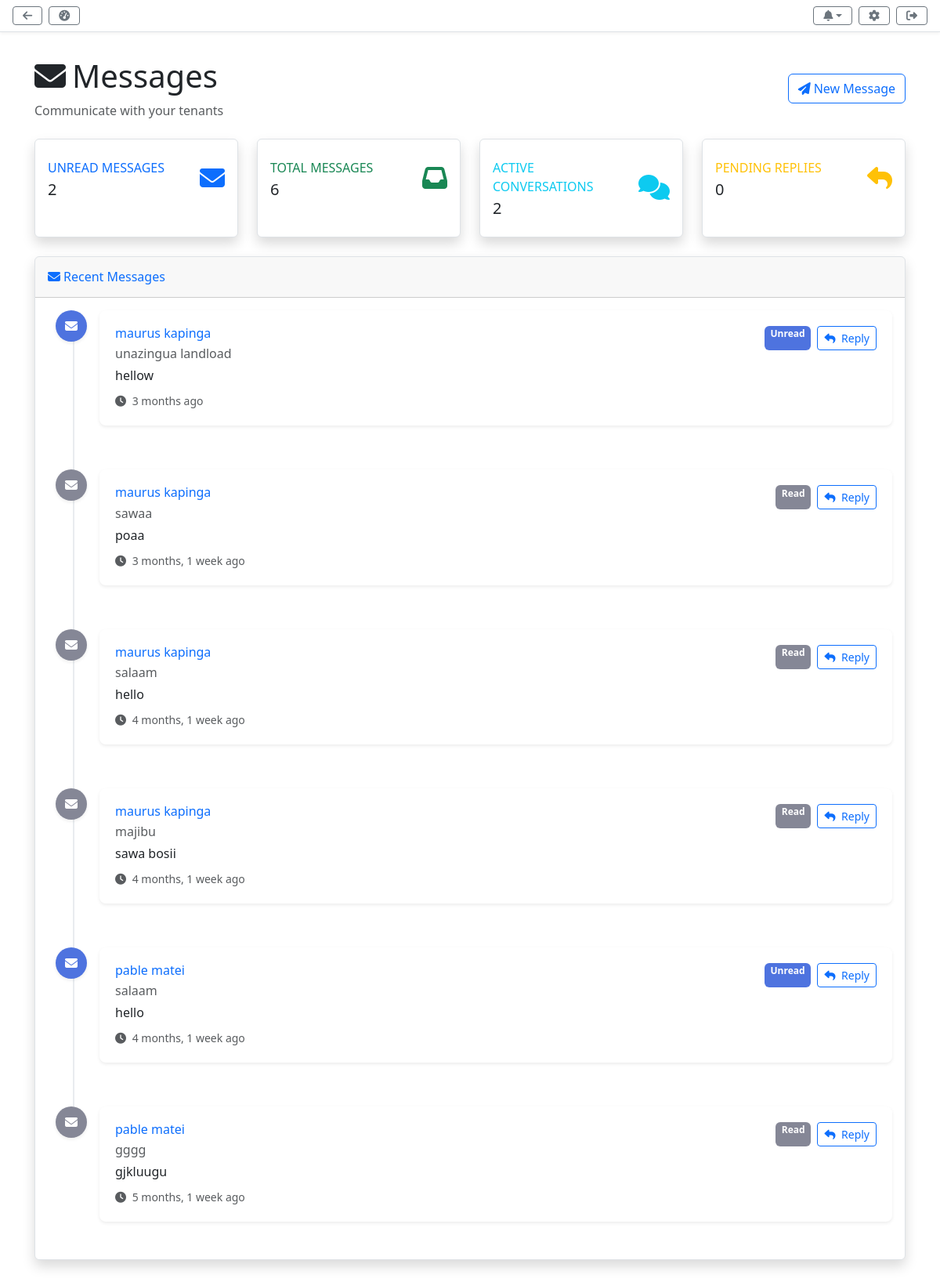
The page /landlord/messages/ (signed in) on the database its author committed.
### communication/models.py (models this page shows, shortened)
class Message(models.Model):
    sender = models.ForeignKey(
        settings.AUTH_USER_MODEL,
        on_delete=models.CASCADE,
        related_name='sent_messages'
    )
    recipient = models.ForeignKey(
        settings.AUTH_USER_MODEL,
        on_delete=models.CASCADE,
        related_name='received_messages'
    )
    subject = models.CharField(max_length=255)
    body = models.TextField()
    sent_at = models.DateTimeField(auto_now_add=True)
    read_at = models.DateTimeField(null=True, blank=True)
    class Meta:
        ordering = ['-sent_at']

### users/models.py (models this page shows)
class User(AbstractUser):
    USER_TYPE_CHOICES = (
        ('landlord', 'Landlord'),
        ('tenant', 'Tenant'),
    )
    user_type = models.CharField(max_length=10, choices=USER_TYPE_CHOICES)
    profile_picture = models.ImageField(upload_to='profile_pics/', blank=True, null=True)
    phone = models.CharField(max_length=20, blank=True, null=True)
    emergency_contact_name = models.CharField(max_length=100, blank=True, null=True, verbose_name='Emergency Contact Name')
    emergency_contact_phone = models.CharField(max_length=20, blank=True, null=True, verbose_name='Emergency Contact Phone')
    emergency_contact_relationship = models.CharField(max_length=50, blank=True, null=True,
                                                   verbose_name='Relationship to Tenant')

### landlord/views.py (the view)
# urls.py: path('messages/', landlord_views.messages_view, name='messages'),
@login_required(login_url='home:index')
def messages_view(request):
    try:
        properties = Property.objects.filter(landlord=request.user)
        tenancies = Tenancy.objects.filter(
            unit__property__in=properties,
            is_active=True
        ).select_related('tenant', 'unit', 'unit__property')
        messages_list = Message.objects.filter(recipient=request.user).order_by('-sent_at')
        unread_messages = messages_list.filter(read_at__isnull=True).count()
        total_messages = messages_list.count()
        active_conversations = messages_list.values('sender').distinct().count()
        tenant_messages = Message.objects.filter(
            recipient=request.user,
            sender__user_type='tenant'
        ).values_list('sender_id', flat=True).distinct()
        landlord_replies = Message.objects.filter(
            sender=request.user,
            recipient_id__in=tenant_messages
        ).values_list('recipient_id', flat=True).distinct()
        pending_replies = len(set(tenant_messages) - set(landlord_replies))
        context = {
            'messages_list': messages_list,
            'tenancies': tenancies,
            'unread_messages': unread_messages,
            'total_messages': total_messages,
            'active_conversations': active_conversations,
            'pending_replies': pending_replies,
        }
        return render(request, 'landlord/messages.html', context)
    except Exception as e:
        messages.error(request, f'Error loading messages: {str(e)}')
        return redirect('landlord:dashboard')

### landlord/context_processors.py (called while the page is built)
def notification_count(request):
    if not request.user.is_authenticated:
        return {}
    unread_count = Notification.objects.filter(
        recipient=request.user,
        is_read=False
    ).count()
    system_prefs, created = SystemPreference.objects.get_or_create(
        landlord=request.user
    )
    return {
        'unread_notification_count': unread_count,
        'user_theme': system_prefs.dashboard_theme.lower() if system_prefs.dashboard_theme else 'light'
    }

### landlord/templates/landlord/messages.html (shortened to what this page needs)
{% extends 'landlord/landlord_base.html' %}
{% block content %}
<div class="container-fluid">
    <div class="d-flex justify-content-between align-items-center mb-4">
        <div>
            <h1><i class="fas fa-envelope me-2"></i>Messages</h1>
            <p class="text-muted mb-0">Communicate with your tenants</p>
        </div>
        <a href="{% url 'landlord:send_message' %}" class="btn btn-outline-primary">
            <i class="fas fa-paper-plane me-1"></i>New Message
        </a>
    </div>
    <div class="row mb-4">
        <div class="col-md-3">
            <div class="card border-left-primary shadow h-100 py-2">
                <div class="card-body">
                    <div class="row no-gutters align-items-center">
                        <div class="col mr-2">
                            <div class="text-xs font-weight-bold text-primary text-uppercase mb-1">
                                Unread Messages
                            </div>
                            <div class="h5 mb-0 font-weight-bold text-gray-800">{{ unread_messages|default:'0' }}</div>
                        </div>
                        <div class="col-auto">
                            <i class="fas fa-envelope fa-2x text-primary"></i>
                        </div>
                    </div>
                </div>
            </div>
        </div>
        <div class="col-md-3">
            <div class="card border-left-success shadow h-100 py-2">
                <div class="card-body">
                    <div class="row no-gutters align-items-center">
                        <div class="col mr-2">
                            <div class="text-xs font-weight-bold text-success text-uppercase mb-1">
                                Total Messages
                            </div>
                            <div class="h5 mb-0 font-weight-bold text-gray-800">{{ total_messages|default:'0' }}</div>
                        </div>
                        <div class="col-auto">
                            <i class="fas fa-inbox fa-2x text-success"></i>
                        </div>
                    </div>
                </div>
            </div>
        </div>
        <div class="col-md-3">
            <div class="card border-left-info shadow h-100 py-2">
                <div class="card-body">
                    <div class="row no-gutters align-items-center">
                        <div class="col mr-2">
                            <div class="text-xs font-weight-bold text-info text-uppercase mb-1">
                                Active Conversations
                            </div>
                            <div class="h5 mb-0 font-weight-bold text-gray-800">{{ active_conversations|default:'0' }}</div>
                        </div>
                        <div class="col-auto">
                            <i class="fas fa-comments fa-2x text-info"></i>
                        </div>
                    </div>
                </div>
            </div>
        </div>
        <div class="col-md-3">
            <div class="card border-left-warning shadow h-100 py-2">
                <div class="card-body">
                    <div class="row no-gutters align-items-center">
                        <div class="col mr-2">
                            <div class="text-xs font-weight-bold text-warning text-uppercase mb-1">
                                Pending Replies
                            </div>
                            <div class="h5 mb-0 font-weight-bold text-gray-800">{{ pending_replies|default:'0' }}</div>
                        </div>
                        <div class="col-auto">
                            <i class="fas fa-reply fa-2x text-warning"></i>
                        </div>
                    </div>
                </div>
            </div>
        </div>
    </div>
    <div class="card shadow mb-4">
        <div class="card-header py-3">
            <h6 class="m-0 font-weight-bold text-primary">
                <i class="fas fa-envelope me-1"></i>Recent Messages
            </h6>
        </div>
        <div class="card-body">
            {% if messages_list %}
                <div class="timeline">
                    {% for message in messages_list %}
                    <div class="timeline-item">
                        <div class="timeline-marker bg-{% if not message.read_at %}primary{% else %}secondary{% endif %}">
                            <i class="fas fa-envelope"></i>
                        </div>
                        <div class="timeline-content">
                            <div class="d-flex justify-content-between align-items-start">
                                <div class="flex-grow-1">
                                    <h6 class="mb-1">
                                        <a href="{% url 'landlord:message_detail' message.pk %}" class="text-decoration-none">
                                            {{ message.sender.get_full_name|default:message.sender.username }}
                                        </a>
                                    </h6>
                                    <p class="mb-1 text-muted">{{ message.subject }}</p>
                                    <div class="message-preview mb-2">
                                        {{ message.body|truncatewords:20 }}
                                    </div>
                                    <small class="text-muted">
                                        <i class="fas fa-clock me-1"></i>
                                        {{ message.sent_at|timesince }} ago
                                    </small>
                                </div>
                                <div class="ms-3">
                                    <div class="d-flex gap-2">
                                        <span class="badge bg-{% if not message.read_at %}primary{% else %}secondary{% endif %}">
                                            {% if not message.read_at %}Unread{% else %}Read{% endif %}
                                        </span>
                                        <a href="{% url 'landlord:message_detail' message.pk %}" class="btn btn-sm btn-outline-primary">
                                            <i class="fas fa-reply me-1"></i> Reply
                                        </a>
                                    </div>
                                </div>
                            </div>
                        </div>
                    </div>
                    {% endfor %}
                </div>
            {% endif %}
        </div>
    </div>
</div>
{% endblock %}

### landlord/templates/landlord/landlord_base.html (style rules this page uses)
:root { --primary-color: #4e73df; --primary-hover: #2e59d9; --secondary-color: #6c757d; --success-color: #1cc88a; --info-color: #36b9cc; --warning-color: #f6c23e; --danger-color: #e74a3b; --light-color: #f8f9fc; --dark-color: #5a5c69; }
body { background-color: var(--bs-body-bg); color: var(--bs-body-color); transition: background-color 0.3s ease, color 0.3s ease; }
.card { background-color: var(--bs-card-bg, #fff); border: 1px solid var(--bs-border-color, #e3e6f0); transition: all 0.3s ease; }

### landlord/templates/landlord/messages.html (style rules this page uses)
.timeline { position: relative; padding-left: 2rem; list-style: none; }
.timeline-item { position: relative; padding-bottom: 2rem; padding-left: 2rem; border-left: 2px solid #e9ecef; }
.timeline-item:last-child { border-left: 2px solid transparent; }
.timeline-marker { position: absolute; left: -1.5rem; width: 2.5rem; height: 2.5rem; border-radius: 50%; display: flex; align-items: center; justify-content: center; color: white; box-shadow: 0 0.125rem 0.25rem rgba(0, 0, 0, 0.075); }
.timeline-content { background: white; padding: 1.25rem; border-radius: 0.5rem; box-shadow: 0 0.125rem 0.25rem rgba(0, 0, 0, 0.075); }
.timeline-item:not(:last-child) .timeline-content { margin-bottom: 1.5rem; }
.bg-primary { background-color: #4e73df !important; }
.bg-secondary { background-color: #858796 !important; }

### rows shown on the page
Message: sender.get_full_name "maurus kapinga", subject "unazingua landload", body "hellow", sent_at "3 months", shows "Unread"
Message: sender.get_full_name "maurus kapinga", subject "sawaa", body "poaa", sent_at "3 months, 1 week", shows "Read"
Message: sender.get_full_name "maurus kapinga", subject "salaam", body "hello", sent_at "4 months, 1 week", shows "Read"
Message: sender.get_full_name "maurus kapinga", subject "majibu", body "sawa bosii", sent_at "4 months, 1 week", shows "Read"
Message: sender.get_full_name "pable matei", subject "salaam", body "hello", sent_at "4 months, 1 week", shows "Unread"
Message: sender.get_full_name "pable matei", subject "gggg", body "gjkluugu", sent_at "5 months, 1 week", shows "Read"

### other values the page prints
{{ unread_messages|default:'0' }} "2"
{{ total_messages|default:'0' }} "6"
{{ active_conversations|default:'0' }} "2"
{{ pending_replies|default:'0' }} "0"
